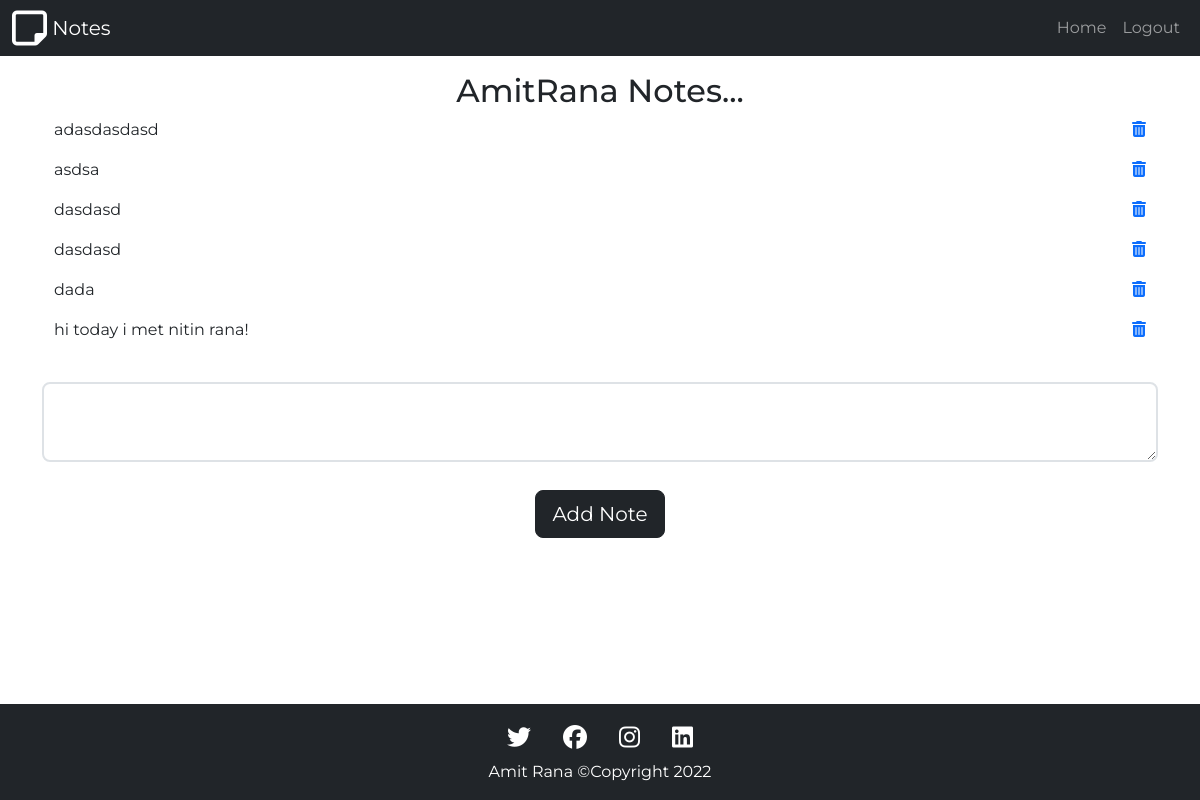
The page / (signed in) on the database as committed earlier.
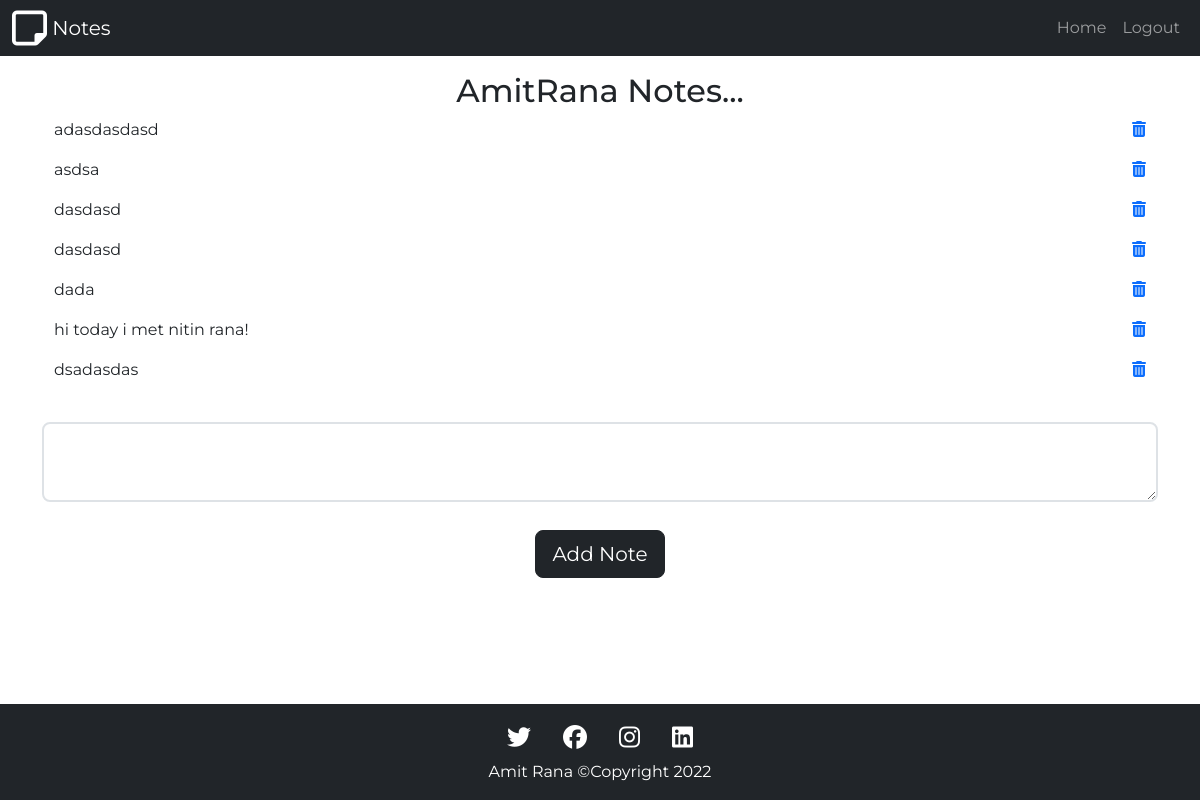
The same page on the database as committed later.
### website/db_models.py (models this page shows)
class Notes(db.Model):
    id = db.Column(db.Integer, primary_key=True)
    note_data = db.Column(db.String(10000))
    date = db.Column(db.DateTime(timezone=True), default=func.now())
    user_id = db.Column(db.Integer, db.ForeignKey("user.id"))

### website/views.py (the view, shortened to what this page needs)
@views.route("/", methods=["GET", "POST"])
@login_required
def home():
    form = Note_form()
    return render_template("home.html",form=form, user=current_user)

### website/views.py
class Note_form(FlaskForm):
    note =  TextAreaField("",validators=[DataRequired()])
    submit = SubmitField("Add Note")

### website/__init__.py (called while the page is built)
def create_app():
    app = Flask(__name__, instance_relative_config=True)
    app.config["SECRET_KEY"] = "dev"
    app.config["SQLALCHEMY_DATABASE_URI"] = f"sqlite:///{DB_NAME}"
    db.init_app(app)
    from .views import views
    from .auth import auth
    app.register_blueprint(auth, url_prefix="/")
    app.register_blueprint(views, url_prefix="/")
    from .db_models import User
    create_databse(app)
    login_manager = LoginManager()
    login_manager.login_view = "auth.login"
    login_manager.init_app(app)
    @login_manager.user_loader
    def load_user(id):
        return User.query.get(int(id))
    return app

### website/templates/home.html (shortened to what this page needs)
{% extends "base.html" %}
{% block content %}
<div class="container mt-3">
    <h2 class="d-flex justify-content-center">{{ user.firstname + user.lastname }} Notes...</h2>
    {% for note in user.notes %}
        <div class="container">
            <div class="row">
                <div class="col-9"><p>{{ note.note_data }} </p></div>
                <div class="col-3" style="text-align:right;">
                    <a href="{{ url_for('views.delete_note', note_id=note.id) }}" aria-disabled="true"><i class="fa-solid fa-trash-can"></i></a>
                </div>
            </div>
        </div>
    {% endfor %}
    <form method="POST" action="{{ url_for('views.home') }}">
        {{ form.note.label(class="form-label mt-1") }} {{ form.note(size=10000, class="form-control form-control-lg border border-2 mb-1") }}
        <div class="d-flex justify-content-center">
            {{ form.submit(class="btn btn-dark btn-lg my-4") }}
        </div>
    </form>
</div>
{% endblock %}

Rows that differ between the two databases and show on the page:
added Notes: note_data "dsadasdas"
